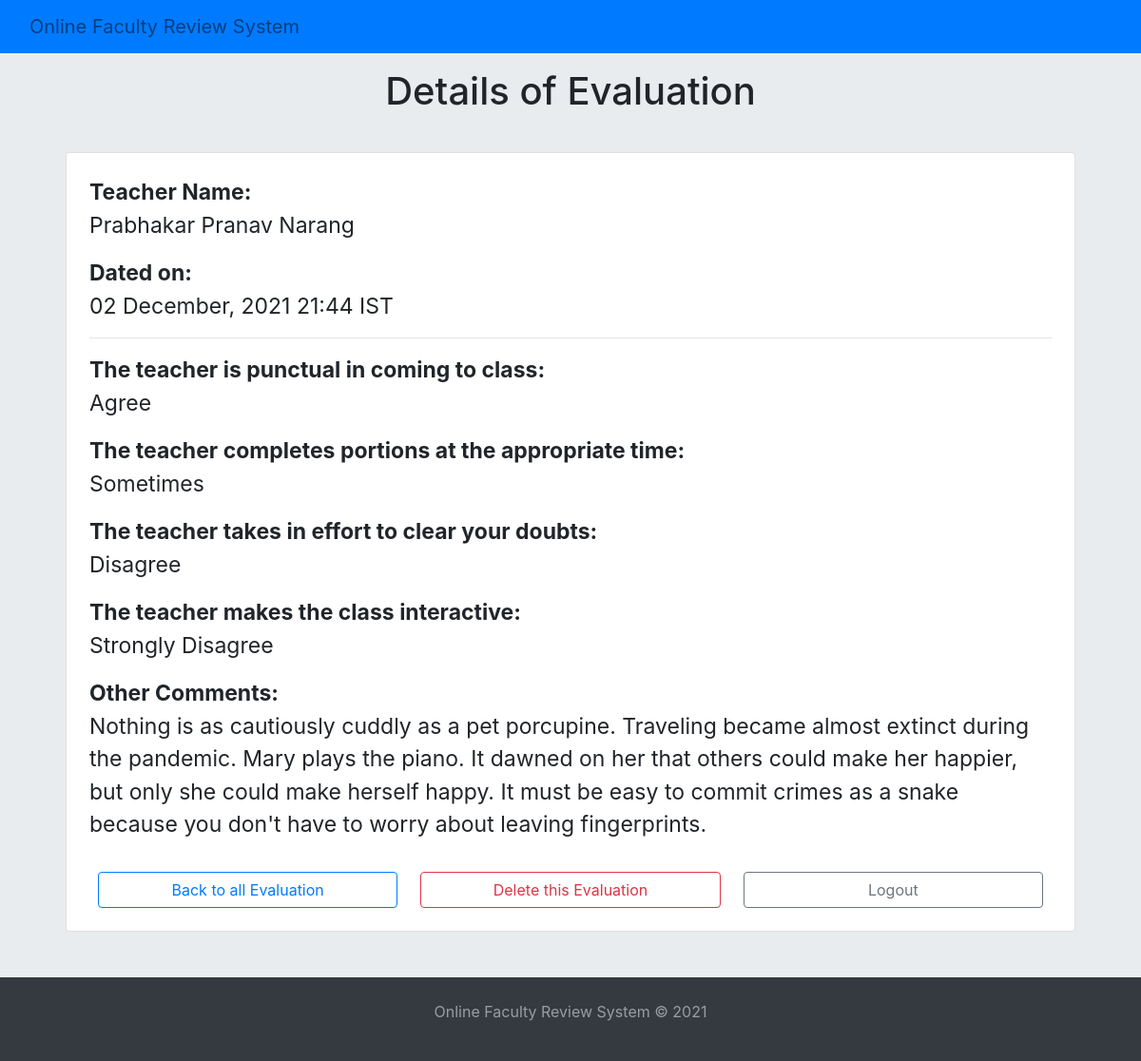
The page /review/feedback/32/ on the database its author committed.
### Feedback/models.py (models this page shows, shortened)
class FeedbackData(models.Model):
    CHOICES = (
        ('Strongly Disagree', 'Strongly Disagree'),
        ('Disagree', 'Disagree'),
        ('Sometimes', 'Sometimes'),
        ('Agree', 'Agree'),
        ('Strongly Agree', 'Strongly Agree'),
    )
    date_submitted = models.DateTimeField(auto_now=True)
    teacher_name = models.ForeignKey(Teacher, verbose_name='Name of Teacher',on_delete=models.CASCADE)
    punctuality = models.CharField(verbose_name='The teacher is punctual in coming to class',max_length=225,choices=CHOICES)
    portion = models.CharField(verbose_name='The teacher completes portions at the appropriate time',max_length=225,choices=CHOICES)
    doubt = models.CharField(verbose_name='The teacher takes in effort to clear your doubts',max_length=225,choices=CHOICES)
    interactive = models.CharField(verbose_name='The teacher makes the class interactive',max_length=225,choices=CHOICES)
    comments = models.TextField(verbose_name='Any other feedback (your comments)',blank=True)
    class Meta:
        verbose_name = 'Feedback Data'
        verbose_name_plural = 'Feedback Data'

### Home/models.py (models this page shows)
class Teacher(models.Model):
    name = models.CharField(verbose_name='Name of teacher',max_length=255, unique=True)
    class Meta:
        verbose_name = 'Teacher'
        verbose_name_plural = 'Teachers'
    def __str__(self):
        return self.name

### Review/views.py (the view)
# urls.py: path('feedback/<int:pk>/', FeedbackDetailView.as_view(), name='FeedbackDetailView'),
class FeedbackDetailView(DetailView):
    model = FeedbackData
    template_name = 'Review/detail_feedback.html'
    context_object_name = 'feedback'

### Review/templates/Review/detail_feedback.html
{% extends 'Home/index.html' %}
{% block content %}
    <div class="container">
        <h1 class="text-center py-3">Details of Evaluation</h1>
        <div class="card p-4 m-4">
            <p style="font-size: 23px;"><strong>Teacher Name:</strong><br>{{ feedback.teacher_name }}</p>
            <p style="font-size: 23px;"><strong>Dated on:</strong><br>{{ feedback.date_submitted|date:'d F, Y H:i e' }}</p>
            <hr class="p-0 m-0 mb-3">
            <p style="font-size: 23px;"><strong>The teacher is punctual in coming to class:</strong><br>{{ feedback.punctuality }}</p>
            <p style="font-size: 23px;"><strong>The teacher completes portions at the appropriate time:</strong><br>{{ feedback.portion }}</p>
            <p style="font-size: 23px;"><strong>The teacher takes in effort to clear your doubts:</strong><br>{{ feedback.doubt }}</p>
            <p style="font-size: 23px;"><strong>The teacher makes the class interactive:</strong><br>{{ feedback.interactive }}</p>
            <p style="font-size: 23px;"><strong>Other Comments:</strong><br>{{ feedback.comments }}</p>
            <div class="row pt-3">
                <a class="btn btn-outline-primary ml-4 mr-4 col" role="button" href="{% url 'ListFeedbackView' %}">Back to all Evaluation</a>
                <a class="btn btn-outline-danger mr-4 col" role="button" href="{% url 'DeleteFeedbackView' feedback.id %}">Delete this Evaluation</a>
                <a class="btn btn-outline-secondary mr-4 col" role="button" href="{% url 'LogoutView' %}">Logout</a>
            </div>
        </div>
    </div>
{% endblock content %}

### Home/static/Home/styles.css (style rules this page uses)
body { height: 100%; background-color: #e9ecef; }
html { height: 100%; }

### rows shown on the page
FeedbackData: teacher_name "Prabhakar Pranav Narang", date_submitted "02 December, 2021 21:44 IST", punctuality "Agree", portion "Sometimes", doubt "Disagree", interactive "Strongly Disagree", comments "Nothing is as cautiously cuddly as a pet porcupine. Traveling became almost extinct during the pandemic. Mary plays the piano. It dawned on her that others could make her happier, but only she could make herself happy. It must be easy to commit crimes as a snake because you don't have to worry about leaving fingerprints."
